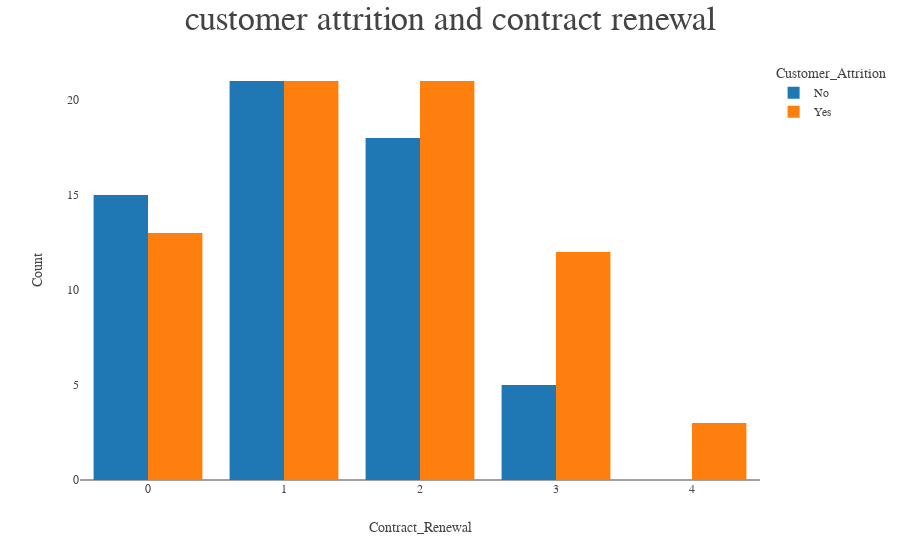

The notebook cell this image was saved under:
### Markdown cell above
### visualization of the number of calls to customer care and customer attrition

### Code cell
# create histogram plot
fig = px.histogram(data, x="Calls_To_Customer_Care", y=None, color="Customer_Attrition")
# custom layout
fig.update_layout(title=" customer attrition and contract renewal", 
                  font_family="San Serif",titlefont={'size': 34},
                  barmode='group',
                  xaxis=dict(title='Contract_Renewal',tickmode='array'),
                  yaxis=dict(title='Count'))



# remove grids on plot
fig.update_xaxes(showgrid=False)
fig.update_yaxes(showgrid=False)

fig.show()

### Figure 1 — Plotly figure (JSON) as saved in the notebook; plotly's stock layout.template omitted (floating-point values rounded to 4 significant figures)
{"data": [{"alignmentgroup": "True", "bingroup": "x", "hovertemplate": "Customer_Attrition=No<br>Calls_To_Customer_Care=%{x}<br>count=%{y}<extra></extra>", "legendgroup": "No", "marker": {"color": "#1F77B4", "pattern": {"shape": ""}}, "name": "No", "offsetgroup": "No", "orientation": "v", "showlegend": true, "type": "histogram", "x": [1, 0, 1, 2, 2, 0, 0, 2, 0, 2, 1, 0, 0, 2, 2, 0, 2, 2, 1, 3, 2, 0, 2, 3, 1, 1, 3, 1, 1, 0, 1, 1, 3, 2, 1, 0, 2, 1, 0, 1, 1, 2, 1, 1, 1, 0, 2, 3, 2, 1, 2, 1, 0, 1, 0, 2, 2, 1, 0], "xaxis": "x", "yaxis": "y"}, {"alignmentgroup": "True", "bingroup": "x", "hovertemplate": "Customer_Attrition=Yes<br>Calls_To_Customer_Care=%{x}<br>count=%{y}<extra></extra>", "legendgroup": "Yes", "marker": {"color": "#FF7F0E", "pattern": {"shape": ""}}, "name": "Yes", "offsetgroup": "Yes", "orientation": "v", "showlegend": true, "type": "histogram", "x": [2, 4, 3, 0, 4, 1, 3, 1, 3, 0, 1, 1, 3, 1, 1, 2, 2, 1, 4, 0, 2, 1, 0, 2, 1, 1, 1, 3, 2, 1, 3, 2, 2, 0, 1, 0, 1, 0, 1, 2, 0, 1, 0, 2, 2, 3, 0, 1, 0, 2, 2, 2, 1, 3, 1, 1, 0, 2, 2, 2, 3, 2, 2, 0, 3, 3, 2, 2, 3, 1], "xaxis": "x", "yaxis": "y"}], "layout": {"barmode": "group", "font": {"family": "San Serif"}, "legend": {"title": {"text": "Customer_Attrition"}, "tracegroupgap": 0}, "margin": {"t": 60}, "title": {"font": {"size": 34}, "text": " customer attrition and contract renewal"}, "xaxis": {"anchor": "y", "domain": [0, 1], "showgrid": false, "tickmode": "array", "title": {"text": "Contract_Renewal"}}, "yaxis": {"anchor": "x", "domain": [0, 1], "showgrid": false, "title": {"text": "Count"}}}}
